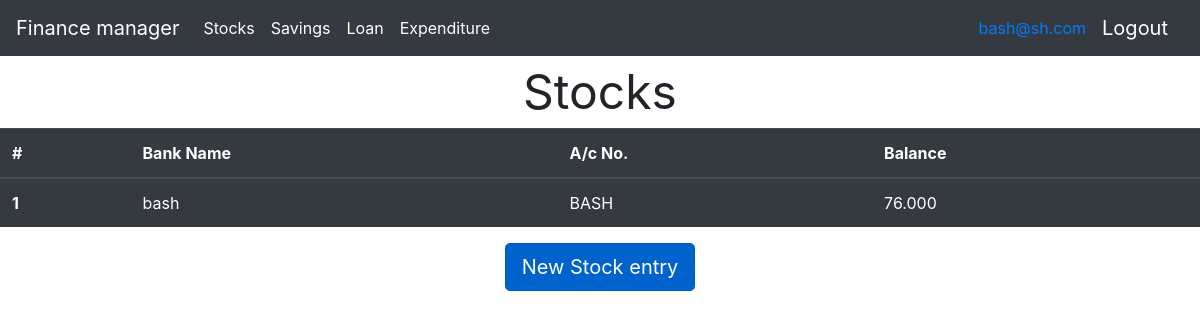
The page /stocks (signed in) on the database as committed earlier.
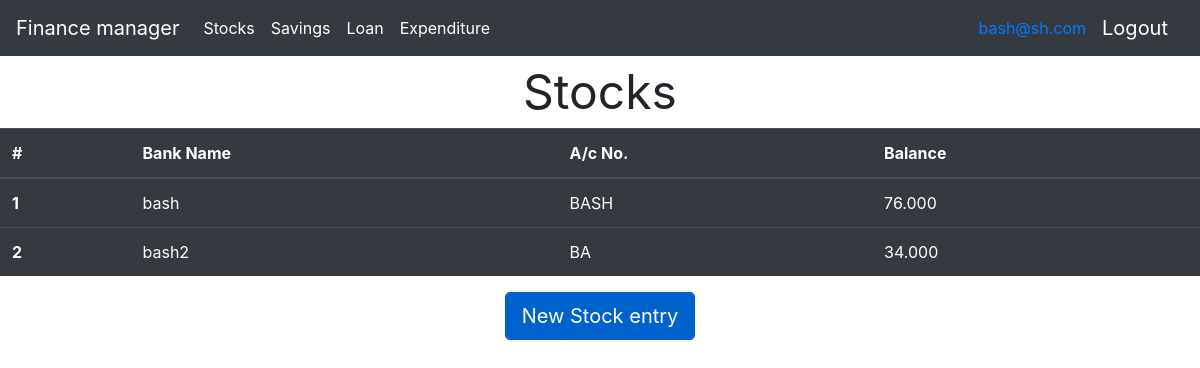
The same page on the database as committed later.
### FMapp/models.py (models this page shows, shortened)
class Stocks(models.Model):
    user = models.ForeignKey(User, on_delete=models.CASCADE, related_name="stocks", null=False)
    Company_Name = models.TextField(max_length=100)
    Company_Symbol = models.TextField(max_length=50)
    Purchase_Date = models.DateField()
    Purchase_Cost = models.DecimalField(max_digits=7, decimal_places=3)
    Quantity = models.IntegerField()

### FMapp/views.py (the view)
# urls.py: path('stocks', views.stocks, name='stocks'),
@login_required(login_url='/login')
def stocks(request):
    return render(request, 'stocks.html')

### templates/stocks.html (shortened to what this page needs)
<!doctype html>
<html lang="en">
<head>
  <link rel="stylesheet" href="https://stackpath.bootstrapcdn.com/bootstrap/4.5.0/css/bootstrap.min.css"
>
</head>
<body>
  <nav class="navbar navbar-expand-lg navbar-dark bg-dark">
    <a class="navbar-brand" href="/">Finance manager</a>
    <div class="collapse navbar-collapse" id="navbarNav">
      <ul class="navbar-nav">
        <li class="nav-item active">
          <a class="nav-link" href="/stocks">Stocks <span class="sr-only">(current)</span></a>
        </li>
        <li class="nav-item active">
          <a class="nav-link" href="/savings">Savings <span class="sr-only">(current)</span></a>
        </li>
        <li class="nav-item active">
          <a class="nav-link" href="/loans">Loan <span class="sr-only">(current)</span></a>
        </li>
        <li class="nav-item active">
          <a class="nav-link" href="/expenditures">Expenditure <span class="sr-only">(current)</span></a>
        </li>
      </ul>
    </div>
    <div class="nav navbar-nav navbar-right">
      <a href="#" class="navbar">{{user.email}}</a>
      <a href="/logout" class="navbar-brand">Logout</a>
    </div>
  </nav>
  <div style="font-size: 3em;"><center>Stocks</center></div>
  <table class="table table-hover table-dark">
    <thead>
      <tr>
        <th scope="col">#</th>
        <th scope="col">Bank Name</th>
        <th scope="col">A/c No.</th>
        <th scope="col">Balance</th>
      </tr>
    </thead>
    <tbody>
      {% for stock in user.stocks.all %}
      <tr>
        <th scope="row">{{forloop.counter}}</th>
        <td>{{stock.Company_Name}}</td>
        <td>{{stock.Company_Symbol}}</td>
        <td>{{stock.Purchase_Cost}}</td>
      </tr>
      {% endfor %}
    </tbody>
  </table>
  <div class="newStockbutton" style="display:flex; justify-content: space-around;">
    <a href="/newstock" class="mx-auto btn btn-primary btn-lg active" role="button" aria-pressed="true">New Stock entry</a>
  </div>
</body>
</html>

Rows that differ between the two databases and show on the page:
added Stocks: Company_Name "bash2", Company_Symbol "BA", Purchase_Cost "34.000"
